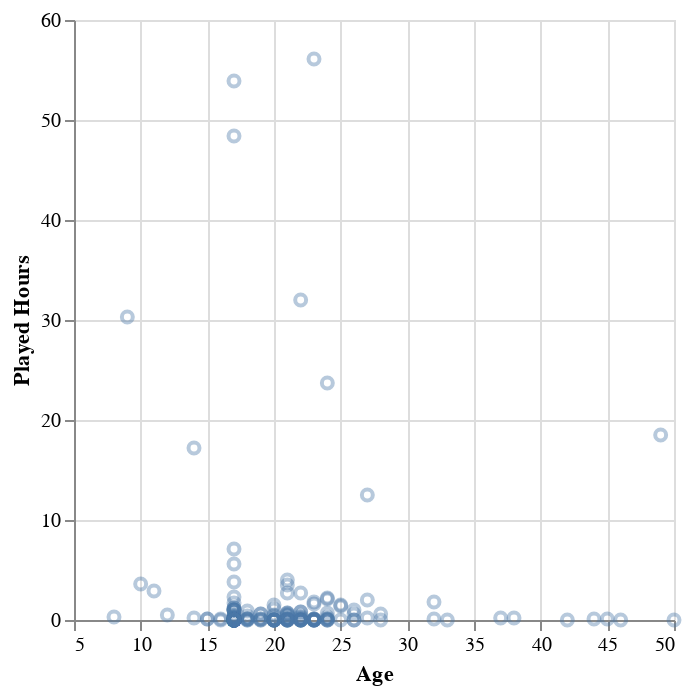

The code cell stored with this chart in its notebook:
### Code cell
#Remove outlier. 4 datapoints with over 100hr playtime and 2 datapoints with age over 60
filtered_player_data = player_data[(player_data['age'] <= 60) & (player_data['played_hours'] <= 100)]

#Plot filter preliminary graph
age_plot_filtered = alt.Chart(filtered_player_data).mark_point(opacity=0.4).encode(
    x=alt.X('age:Q').title("Age").scale(zero=False),
    y=alt.Y("played_hours:Q").title("Played Hours"),
)
age_plot_filtered

### Figure 1 — Vega-Lite specification as saved in the notebook (floating-point values rounded to 4 significant figures; data arrays with more than 128 entries replaced by an {"elided": "..."} marker saying what was removed)
{"config": {"view": {"continuousWidth": 300, "continuousHeight": 300}}, "data": {"name": "data-fb911c6051fb714bbafd1412ddb79f9a"}, "mark": {"type": "point", "opacity": 0.4}, "encoding": {"x": {"field": "age", "scale": {"zero": false}, "title": "Age", "type": "quantitative"}, "y": {"field": "played_hours", "title": "Played Hours", "type": "quantitative"}}, "$schema": "https://vega.github.io/schema/vega-lite/v5.20.1.json", "datasets": {"data-fb911c6051fb714bbafd1412ddb79f9a": {"elided": "190 records"}}}
